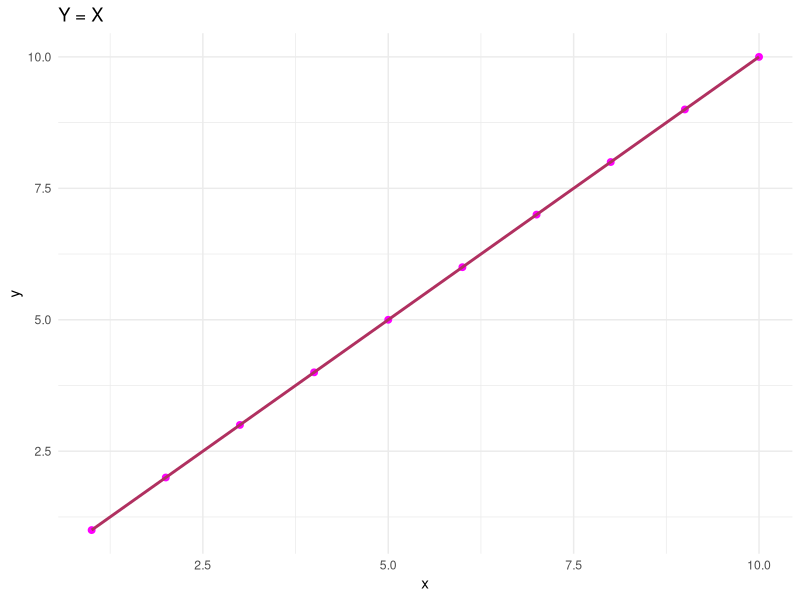

R code for this plot:
#uncomment and run this line to install the package
#install.packages("tidyverse") 
#install.packages("igraph")
library(tidyverse) #import the package

#initialize the data frame
df <- data.frame("x" = seq(1, 10), "y" = seq(1, 10))

#scatterplot
ggplot(df, aes(x = x, y = y)) + 
geom_point(size = 2, color = "magenta") + # plot the scatter plot
labs(
    xlab = "X",
    ylab = "Y",
    title = "Y = X"
) + 
theme_minimal() + # try the different themes
# fit a linear model
geom_smooth(method = "lm", se = FALSE, color = "maroon") 
